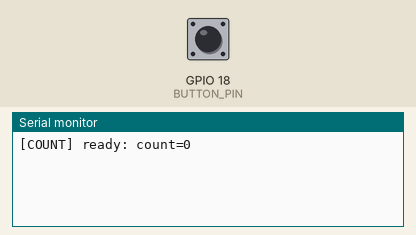
A sketch run on a simulated ESP32. Shown: the last lines printed to the serial monitor. The test bench sets the inputs (shaded band); at power-on: GPIO 18 (BUTTON_PIN) HIGH.

Above: at 1.2 s.
1.3 s: GPIO 18 (BUTTON_PIN) pulled LOW for 0.15 s
At 2.4 s:
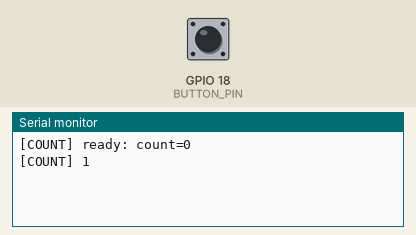
2.9 s: GPIO 18 (BUTTON_PIN) pulled LOW for 1 s
At 3.7 s:
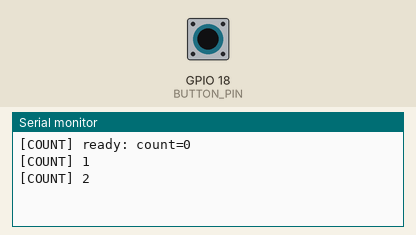
5.4 s: GPIO 18 (BUTTON_PIN) pulled LOW for 0.15 s
At 6.8 s:
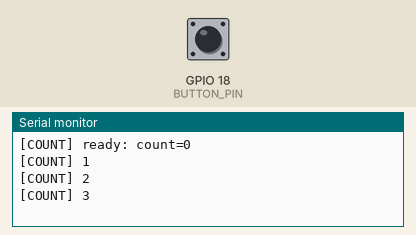

Measured:
- after the input at 1.3 s, the serial monitor: prints a new line at once (image 1)
- after the input at 2.9 s, the serial monitor: prints a new line at once (image 2)
- after the input at 5.4 s, the serial monitor: prints a new line at once (image 3)

The sketch:

lab03_press_counter.ino
```cpp
/*
 * Lab 03.4 : นับจำนวนกดหลัง debounce
 * คำอธิบาย : เพิ่มตัวนับครั้งละหนึ่งเมื่อยืนยันขอบกดใหม่
 * วงจร     : S3/WROOM: โมดูลปุ่ม GND->GND, VCC->3V3, OUT->GPIO18; ไม่จำเป็นต้องต่อ LED
 * ไลบรารี  : ไม่ใช้ไลบรารีภายนอก
 * Board    : ESP32S3 Dev Module (หลัก) / ESP32 Dev Module (WROOM), core 3.x
 */
#include <Arduino.h>

#if defined(CONFIG_IDF_TARGET_ESP32S3)
constexpr uint8_t BUTTON_PIN = 18;
#elif defined(CONFIG_IDF_TARGET_ESP32)
constexpr uint8_t BUTTON_PIN = 18;
#else
#error "Select ESP32S3 Dev Module or ESP32 Dev Module"
#endif
constexpr uint8_t BUTTON_PRESSED_LEVEL = LOW;  // ถ้ากดแล้ว raw=HIGH ให้เปลี่ยนเป็น HIGH
constexpr uint32_t DEBOUNCE_MS = 40;
bool lastRawLevel = HIGH;
bool stableLevel = HIGH;
uint32_t lastRawChangeMs = 0;
uint32_t pressCount = 0;

// ใช้กติกา debounce เดียวกับการทดลอง 3.3
bool pressedEdge(uint32_t now) {
  const bool rawLevel = digitalRead(BUTTON_PIN);
  if (rawLevel != lastRawLevel) {
    lastRawChangeMs = now;
    lastRawLevel = rawLevel;
  }
  if (now - lastRawChangeMs < DEBOUNCE_MS || rawLevel == stableLevel) {
    return false;
  }
  stableLevel = rawLevel;
  return stableLevel == BUTTON_PRESSED_LEVEL;
}

void setup() {
  Serial.begin(115200);
  pinMode(BUTTON_PIN, INPUT);  // โมดูลมี R ในตัว ใช้ระดับ OUT ที่ไม่เกิน 3.3V
  // เริ่ม raw/stable จากขาจริง กดค้างขณะเปิดเครื่องไม่สร้างขอบกดปลอม
  lastRawLevel = digitalRead(BUTTON_PIN);
  stableLevel = lastRawLevel;
  lastRawChangeMs = millis();
  Serial.println("[COUNT] ready: count=0");
}

void loop() {
  if (pressedEdge(millis())) {
    pressCount++;
    Serial.printf("[COUNT] %lu\n", static_cast<unsigned long>(pressCount));
  }
}
```
